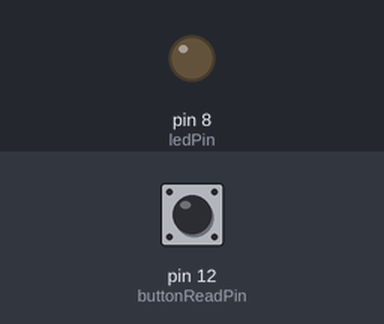
Bench run of a sketch on a simulated Arduino Uno, built with avr-gcc and run on an emulated ATmega328P. Parts: output pins drawn as LEDs (lit = HIGH). Inputs (shaded band) come from the test bench; at power-on: pin 12 (buttonReadPin) HIGH. What the sketch prints to the serial monitor is not drawn.

Above: at 1.2 s.
1.3 s: pin 12 (buttonReadPin) pulled LOW for 0.15 s
At 1.38 s:
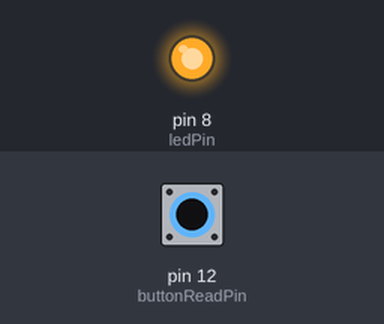
2.9 s: pin 12 (buttonReadPin) pulled LOW for 3.2 s
At 7.3 s:
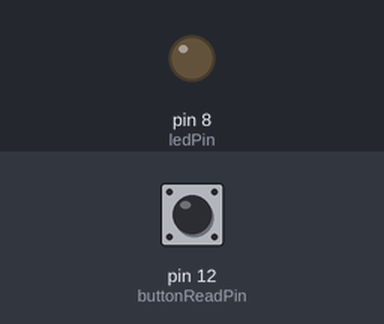
Timing chart, 0 to 8.8 s (numbered marks = the images above; inputs shaded):
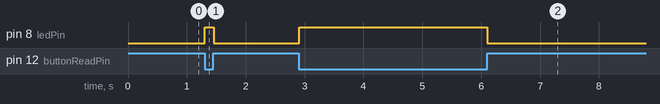

Measured:
- after the input at 1.3 s, pin 8 (ledPin): LOW → HIGH at once, → LOW 0.15 s later
- after the input at 2.9 s, pin 8 (ledPin): LOW → HIGH at once, → LOW 3.2 s later

The sketch:

27-understanding_pushbuttons_pull_up_down_resistors.ino
```cpp
int ledPin = 8;
int buttonReadPin = 12;
int readValue = 0;

void setup() {
  pinMode(ledPin, OUTPUT);
  pinMode(buttonReadPin, INPUT);
  Serial.begin(9600);
}

void loop() {
  readValue = digitalRead(buttonReadPin);
  Serial.println(readValue);

  digitalWrite(ledPin, readValue == 0 ? HIGH : LOW);
}
```
